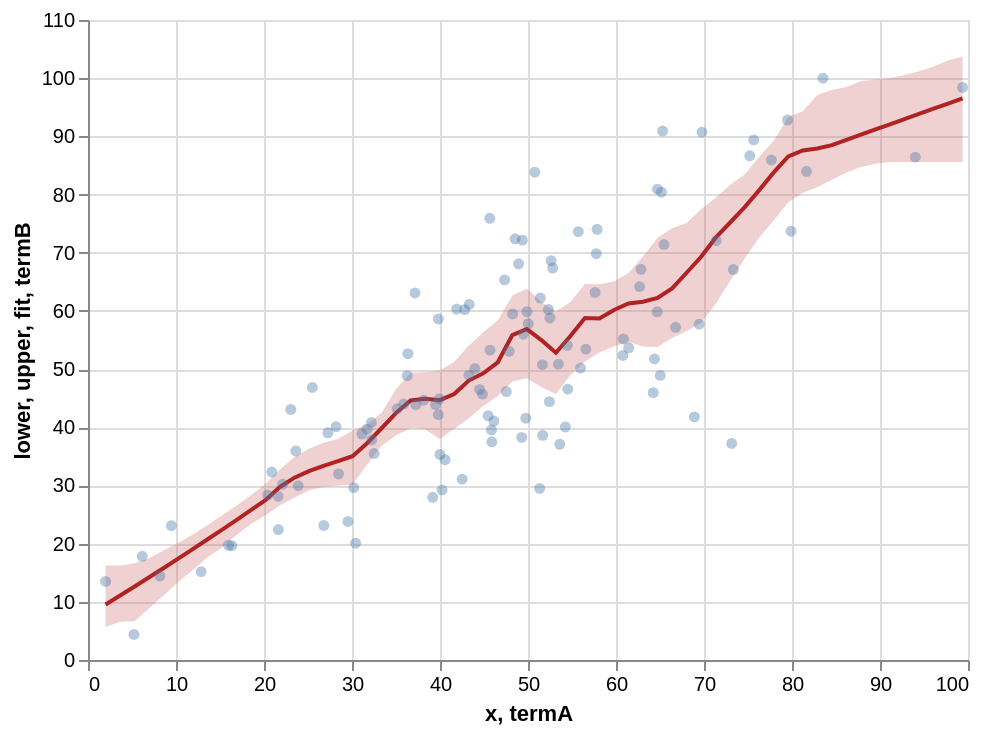

Notebook code cell kept with this figure:
### Markdown cell above
## 4. Change the span
Rerun step 2 with `span=0.2`, then `span=0.8`. Compare the line and the band each time.

### Code cell
# try different span values

band = loess_with_ci(df['termA'], df['termB'], span=0.2)

pts  = alt.Chart(df).mark_circle(opacity=0.4).encode(x='termA:Q', y='termB:Q')
ci   = alt.Chart(band).mark_area(opacity=0.3, color='#c66').encode(x='x:Q', y='lower:Q', y2='upper:Q')
line = alt.Chart(band).mark_line(color='firebrick').encode(x='x:Q', y='fit:Q')
(ci + line + pts).properties(width=440, height=320)

### Figure 1 — Vega-Lite specification as saved in the notebook (floating-point values rounded to 4 significant figures)
{"config": {"view": {"continuousWidth": 300, "continuousHeight": 300}}, "layer": [{"mark": {"type": "area", "color": "#c66", "opacity": 0.3}, "encoding": {"x": {"field": "x", "type": "quantitative"}, "y": {"field": "lower", "type": "quantitative"}, "y2": {"field": "upper"}}}, {"mark": {"type": "line", "color": "firebrick"}, "encoding": {"x": {"field": "x", "type": "quantitative"}, "y": {"field": "fit", "type": "quantitative"}}}, {"data": {"name": "data-dd42e45670b6e06d1a973008f0ad608a"}, "mark": {"type": "circle", "opacity": 0.4}, "encoding": {"x": {"field": "termA", "type": "quantitative"}, "y": {"field": "termB", "type": "quantitative"}}}], "data": {"name": "data-7a837a99a2b1ee3d123cec59cb64447e"}, "height": 320, "width": 440, "$schema": "https://vega.github.io/schema/vega-lite/v5.20.1.json", "datasets": {"data-7a837a99a2b1ee3d123cec59cb64447e": [{"x": 2.0, "fit": 9.53, "lower": 5.663, "upper": 16.25}, {"x": 3.651, "fit": 11.08, "lower": 6.555, "upper": 16.25}, {"x": 5.301, "fit": 12.64, "lower": 6.659, "upper": 16.61}, {"x": 6.952, "fit": 14.22, "lower": 8.883, "upper": 17.48}, {"x": 8.602, "fit": 15.81, "lower": 11.13, "upper": 18.85}, {"x": 10.25, "fit": 17.43, "lower": 13.39, "upper": 20.1}, {"x": 11.9, "fit": 19.07, "lower": 15.42, "upper": 21.57}, {"x": 13.55, "fit": 20.71, "lower": 17.6, "upper": 23.14}, {"x": 15.2, "fit": 22.35, "lower": 19.32, "upper": 24.85}, {"x": 16.86, "fit": 24.05, "lower": 21.5, "upper": 26.52}, {"x": 18.51, "fit": 25.75, "lower": 23.37, "upper": 28.3}, {"x": 20.16, "fit": 27.45, "lower": 24.86, "upper": 30.25}, {"x": 21.81, "fit": 29.74, "lower": 26.61, "upper": 32.75}, {"x": 23.46, "fit": 31.34, "lower": 27.88, "upper": 34.9}, {"x": 25.11, "fit": 32.46, "lower": 29.17, "upper": 36.3}, {"x": 26.76, "fit": 33.35, "lower": 29.73, "upper": 37.34}, {"x": 28.41, "fit": 34.17, "lower": 29.97, "upper": 38.0}, {"x": 30.06, "fit": 35.04, "lower": 30.14, "upper": 39.46}, {"x": 31.71, "fit": 37.26, "lower": 33.57, "upper": 40.5}, {"x": 33.36, "fit": 39.83, "lower": 36.83, "upper": 42.49}, {"x": 35.01, "fit": 42.48, "lower": 38.64, "upper": 46.56}, {"x": 36.66, "fit": 44.62, "lower": 39.85, "upper": 49.39}, {"x": 38.31, "fit": 44.89, "lower": 39.68, "upper": 49.45}, {"x": 39.96, "fit": 44.66, "lower": 37.96, "upper": 49.77}, {"x": 41.61, "fit": 45.7, "lower": 39.77, "upper": 51.27}, {"x": 43.26, "fit": 48.03, "lower": 41.52, "upper": 54.03}, {"x": 44.92, "fit": 49.26, "lower": 43.65, "upper": 56.31}, {"x": 46.57, "fit": 51.17, "lower": 45.39, "upper": 58.4}, {"x": 48.22, "fit": 55.84, "lower": 47.87, "upper": 62.6}, {"x": 49.87, "fit": 56.88, "lower": 48.42, "upper": 63.87}, {"x": 51.52, "fit": 54.99, "lower": 46.86, "upper": 61.52}, {"x": 53.17, "fit": 52.81, "lower": 45.7, "upper": 59.92}, {"x": 54.82, "fit": 55.69, "lower": 48.98, "upper": 61.51}, {"x": 56.47, "fit": 58.77, "lower": 51.28, "upper": 64.62}, {"x": 58.12, "fit": 58.69, "lower": 52.84, "upper": 64.59}, {"x": 59.77, "fit": 60.15, "lower": 53.95, "upper": 65.05}, {"x": 61.42, "fit": 61.29, "lower": 54.66, "upper": 66.52}, {"x": 63.07, "fit": 61.58, "lower": 53.88, "upper": 69.35}, {"x": 64.72, "fit": 62.23, "lower": 53.8, "upper": 72.56}, {"x": 66.37, "fit": 63.87, "lower": 55.34, "upper": 74.2}, {"x": 68.02, "fit": 66.56, "lower": 56.48, "upper": 75.12}, {"x": 69.67, "fit": 69.31, "lower": 57.98, "upper": 77.48}, {"x": 71.32, "fit": 72.59, "lower": 61.18, "upper": 79.46}, {"x": 72.98, "fit": 75.2, "lower": 65.18, "upper": 81.69}, {"x": 74.63, "fit": 77.83, "lower": 69.01, "upper": 83.44}, {"x": 76.28, "fit": 80.75, "lower": 72.63, "upper": 86.5}, {"x": 77.93, "fit": 83.8, "lower": 75.52, "upper": 89.25}, {"x": 79.58, "fit": 86.54, "lower": 78.66, "upper": 93.35}, {"x": 81.23, "fit": 87.58, "lower": 80.33, "upper": 94.31}, {"x": 82.88, "fit": 87.9, "lower": 81.28, "upper": 97.12}, {"x": 84.53, "fit": 88.5, "lower": 82.56, "upper": 97.95}, {"x": 86.18, "fit": 89.39, "lower": 83.81, "upper": 98.46}, {"x": 87.83, "fit": 90.29, "lower": 84.73, "upper": 99.47}, {"x": 89.48, "fit": 91.18, "lower": 85.31, "upper": 99.84}, {"x": 91.13, "fit": 92.08, "lower": 85.58, "upper": 100.0}, {"x": 92.78, "fit": 92.98, "lower": 85.58, "upper": 100.5}, {"x": 94.43, "fit": 93.87, "lower": 85.58, "upper": 101.2}, {"x": 96.08, "fit": 94.75, "lower": 85.58, "upper": 102.0}, {"x": 97.73, "fit": 95.63, "lower": 85.58, "upper": 103.0}, {"x": 99.38, "fit": 96.51, "lower": 85.58, "upper": 103.7}], "data-dd42e45670b6e06d1a973008f0ad608a": [{"termA": 50.03, "termB": 57.78}, {"termA": 56.57, "termB": 53.43}, {"termA": 43.97, "termB": 50.1}, {"termA": 30.41, "termB": 20.07}, {"termA": 40.0, "termB": 35.33}, {"termA": 28.18, "termB": 40.1}, {"termA": 51.32, "termB": 29.5}, {"termA": 79.48, "termB": 92.8}, {"termA": 39.17, "termB": 27.96}, {"termA": 36.35, "termB": 52.64}, {"termA": 60.78, "termB": 52.34}, {"termA": 57.85, "termB": 74.02}, {"termA": 52.32, "termB": 60.24}, {"termA": 29.53, "termB": 23.82}, {"termA": 49.36, "termB": 72.16}, {"termA": 65.3, "termB": 90.92}, {"termA": 20.43, "termB": 28.35}, {"termA": 39.93, "termB": 44.87}, {"termA": 8.173, "termB": 14.43}, {"termA": 21.63, "termB": 22.42}, {"termA": 9.482, "termB": 23.08}, {"termA": 44.83, "termB": 45.7}, {"termA": 22.12, "termB": 30.22}, {"termA": 55.97, "termB": 50.19}, {"termA": 53.45, "termB": 50.85}, {"termA": 45.89, "termB": 37.5}, {"termA": 2.0, "termB": 13.5}, {"termA": 38.15, "termB": 44.65}, {"termA": 48.93, "termB": 68.09}, {"termA": 52.49, "termB": 58.8}, {"termA": 16.34, "termB": 19.64}, {"termA": 39.49, "termB": 43.91}, {"termA": 28.47, "termB": 31.98}, {"termA": 32.21, "termB": 40.82}, {"termA": 73.34, "termB": 67.1}, {"termA": 32.23, "termB": 37.83}, {"termA": 49.28, "termB": 38.27}, {"termA": 69.46, "termB": 57.73}, {"termA": 37.16, "termB": 63.09}, {"termA": 47.54, "termB": 46.13}, {"termA": 52.43, "termB": 44.4}, {"termA": 51.4, "termB": 62.21}, {"termA": 23.05, "termB": 43.06}, {"termA": 51.68, "termB": 38.62}, {"termA": 79.89, "termB": 73.71}, {"termA": 15.96, "termB": 19.71}, {"termA": 68.91, "termB": 41.79}, {"termA": 52.63, "termB": 68.63}, {"termA": 35.89, "termB": 43.99}, {"termA": 94.01, "termB": 86.43}, {"termA": 66.77, "termB": 57.18}, {"termA": 23.62, "termB": 35.93}, {"termA": 51.64, "termB": 50.76}, {"termA": 62.69, "termB": 64.18}, {"termA": 45.85, "termB": 39.55}, {"termA": 65.02, "termB": 48.92}, {"termA": 48.54, "termB": 72.4}, {"termA": 64.68, "termB": 59.84}, {"termA": 81.65, "termB": 84.0}, {"termA": 35.14, "termB": 43.18}, {"termA": 54.47, "termB": 54.09}, {"termA": 39.81, "termB": 42.15}, {"termA": 52.8, "termB": 67.37}, {"termA": 23.88, "termB": 29.95}, {"termA": 37.26, "termB": 43.88}, {"termA": 45.68, "termB": 53.26}, {"termA": 69.77, "termB": 90.73}, {"termA": 75.19, "termB": 86.65}, {"termA": 20.88, "termB": 32.3}, {"termA": 32.52, "termB": 35.49}, {"termA": 64.23, "termB": 45.95}, {"termA": 6.167, "termB": 17.82}, {"termA": 39.81, "termB": 58.62}, {"termA": 47.86, "termB": 53.05}, {"termA": 77.65, "termB": 85.96}, {"termA": 65.17, "termB": 80.41}, {"termA": 42.8, "termB": 60.22}, {"termA": 41.89, "termB": 60.32}, {"termA": 44.5, "termB": 46.49}, {"termA": 83.52, "termB": 100.0}, {"termA": 40.58, "termB": 34.43}, {"termA": 43.32, "termB": 61.11}, {"termA": 57.76, "termB": 69.83}, {"termA": 47.34, "termB": 65.33}, {"termA": 45.66, "termB": 75.92}, {"termA": 25.49, "termB": 46.85}, {"termA": 49.75, "termB": 41.56}, {"termA": 40.24, "termB": 29.23}, {"termA": 75.65, "termB": 89.4}, {"termA": 64.37, "termB": 51.74}, {"termA": 49.47, "termB": 56.0}, {"termA": 64.7, "termB": 80.93}, {"termA": 42.52, "termB": 31.09}, {"termA": 73.15, "termB": 37.22}, {"termA": 49.88, "termB": 59.87}, {"termA": 62.83, "termB": 67.14}, {"termA": 21.6, "termB": 28.15}, {"termA": 57.63, "termB": 63.18}, {"termA": 12.86, "termB": 15.19}, {"termA": 5.223, "termB": 4.386}, {"termA": 43.3, "termB": 48.96}, {"termA": 30.2, "termB": 29.63}, {"termA": 53.61, "termB": 37.07}, {"termA": 99.38, "termB": 98.41}, {"termA": 31.7, "termB": 39.66}, {"termA": 36.27, "termB": 48.87}, {"termA": 54.52, "termB": 46.56}, {"termA": 60.85, "termB": 55.18}, {"termA": 46.12, "termB": 41.07}, {"termA": 45.47, "termB": 42.0}, {"termA": 65.45, "termB": 71.4}, {"termA": 61.44, "termB": 53.67}, {"termA": 27.26, "termB": 39.06}, {"termA": 48.26, "termB": 59.47}, {"termA": 50.78, "termB": 83.84}, {"termA": 26.8, "termB": 23.13}, {"termA": 55.72, "termB": 73.61}, {"termA": 31.12, "termB": 38.84}, {"termA": 71.39, "termB": 72.07}, {"termA": 54.24, "termB": 40.05}]}}
